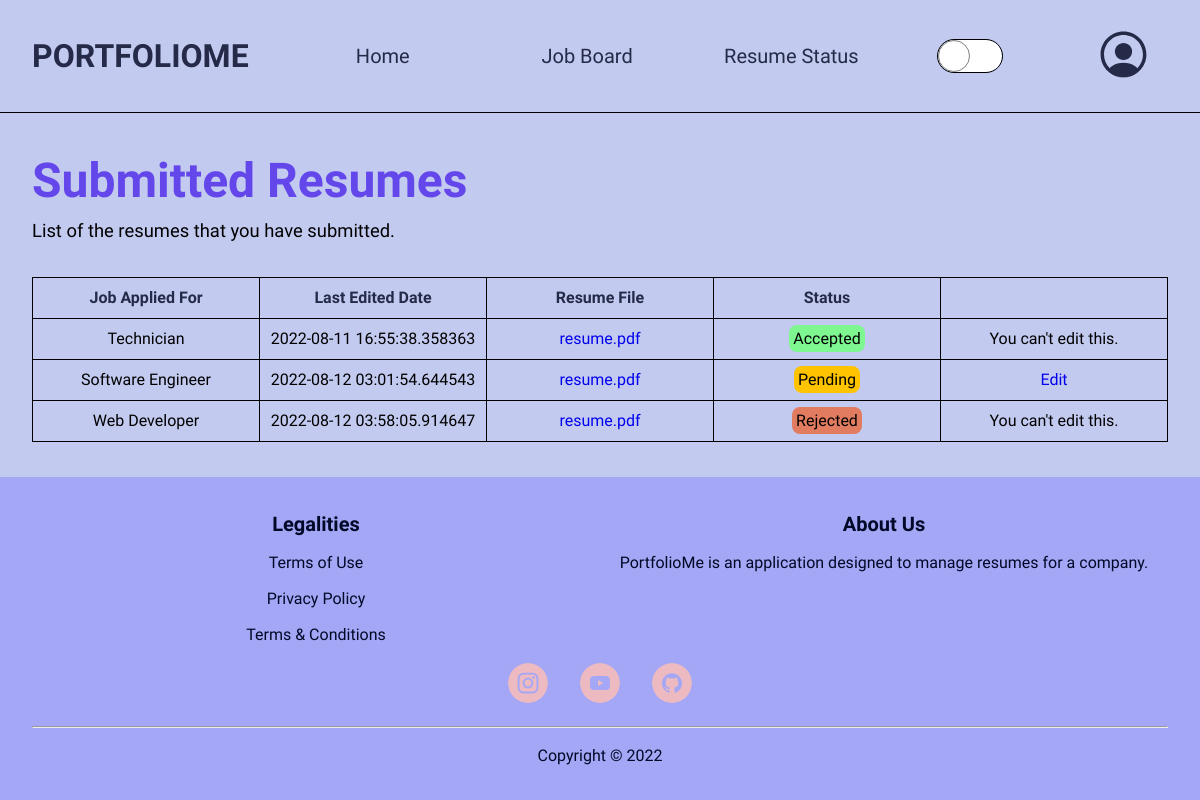
The page /resume_status (signed in) on the database its author committed.
### PortfolioMe/models.py (models this page shows, shortened)
class JobBoard(db.Model):
    __tablename__ = 'jobboard'
    id = db.Column(db.Integer, primary_key=True)
    name = db.Column(db.String(50), nullable=False)
    highlights = db.Column(db.String(200), nullable=False)
    description = db.Column(db.Text, nullable=False)
    department = db.Column(db.String(50), nullable=False)
    min_salary = db.Column(db.Float, nullable=False)
    max_salary = db.Column(db.Float, nullable=False)
    position_level = db.Column(db.String(20), nullable=False)
    years_of_experience = db.Column(db.String(10), nullable=False)
    job_type = db.Column(db.String(10), nullable=False)
    specializations = db.Column(db.String(50), nullable=False)
    job_image = db.Column(db.String(50), nullable=False)
    resumes_submitted_list = db.relationship(
        'Resume', backref='associated_job_board', lazy=True)

class Resume(db.Model):
    __tablename__ = 'resume'
    id = db.Column(db.Integer, primary_key=True)
    applicant_details = db.Column(db.Text, unique=False, nullable=False)
    date_edited = db.Column(db.DateTime, unique=False, nullable=False,
                            default=datetime.utcnow)
    is_bookmarked = db.Column(db.Boolean, unique=False,
                              nullable=False, default=False)
    is_hired = db.Column(db.Boolean, unique=False,
                         nullable=False, default=False)
    status = db.Column(db.String(20), unique=False,
                       nullable=False, default="Pending")
    image = db.Column(db.String(50), unique=False, nullable=False)
    additional_documents = db.Column(db.Text, unique=False, default="")
    applicant_id = db.Column(db.Integer, db.ForeignKey(
        'applicant.id'), nullable=False)
    job_id = db.Column(db.Integer, db.ForeignKey(
        'jobboard.id'), nullable=False)
    resume_details_ref = db.relationship(
        'Resume_Details', backref='associated_resume', uselist=False)

### PortfolioMe/client/routes.py (the view)
@client.route("/resume_status")
@login_required
def resume_status():
    resumes = Resume.query.filter_by(applicant_id=current_user.id).all()
    jobs = JobBoard.query.filter(JobBoard.resumes_submitted_list.any(
        applicant_id=current_user.id)).all()
    return render_template("client/resume_status.html", resumes=resumes, jobs=jobs)

### PortfolioMe/models.py (called while the page is built)
@login_manager.user_loader
def load_user(user_id):
    applicant = Applicant.query.get(int(user_id))
    if applicant.status != "Active":
        return None and logout_user
    return applicant

### PortfolioMe/templates/client/resume_status.html (shortened to what this page needs)
{% extends "layout/base.html" %}  {% block css %}
<link
    rel="stylesheet"
    href="{{ url_for('static', filename='css/client/resume_status.css') }}"
/>{% endblock %} {% block content %}
<main class="resume-list-container">
    <div class="resume-list-header">
        <h1>Submitted Resumes</h1>
        <p>List of the resumes that you have submitted.</p>
    </div>
    <div class="table-container">
        <table>
            <thead>
                <tr>
                    <th>Job Applied For</th>
                    <th>Last Edited Date</th>
                    <th>Resume File</th>
                    <th>Status</th>
                    <th></th>
                </tr>
            </thead>
            {% if resume is not none %} {% for resume in resumes %}
            <tbody>
                <tr>
                    <td>
                        {% for job in jobs %} {% if job.id == resume.job_id %}
                        {{ job.name }} {% endif %} {% endfor %}
                    </td>
                    <td>{{ resume.date_edited }}</td>
                    <td>
                        <a
                            href="{{ url_for('static', filename='resumes/' + resume.image) }}"
                            target="_blank"
                            >resume.pdf</a
                        >
                    </td>
                    <td>
                        {% if resume.status == "Accepted" %}
                        <span style="background-color: hsl(var(--green))"
                            >Accepted</span
                        >
                        {% elif resume.status == "Rejected" %}
                        <span style="background-color: hsl(var(--red))"
                            >Rejected</span
                        >
                        {% elif resume.status == "Pending" %}
                        <span style="background-color: hsl(var(--yellow))"
                            >Pending</span
                        >
                        {% elif resume.status == "Keep In View" %}
                        <span style="background-color: hsl(var(--accent-blue))"
                            >Keep In View</span
                        >
                        {% endif %}
                    </td>
                    <td>
                        {% if resume.status == "Pending" %}
                        <a
                            class="edit-resume-details-btn"
                            target="_blank"
                            href="{{ url_for('client.upload_resume_details', job_id=resume.job_id, resume_details_id=resume.resume_details_ref.id) }}"
                            >Edit</a
                        >
                        {% else %} You can't edit this. {% endif %}
                    </td>
                </tr>
            </tbody>
            {% endfor %} {% endif %}
        </table>
    </div>
</main>
{% endblock %}

### PortfolioMe/templates/layout/base.html (shortened to what this page needs)
<!DOCTYPE html>
<html lang="en">
    <head>
        <link
            rel="stylesheet"
            href="{{ url_for('static', filename='css/layout/base.css') }}"
        />
        <link
            rel="stylesheet"
            href="{{ url_for('static', filename='css/layout/reset.css') }}"
        />
        {% block css %} {% endblock %}
    </head>
    <body>
        <header>
            <div class="logo">
                <a href="{{ url_for('main.home') }}">PortfolioMe</a>
            </div>
            <nav class="navigation-bar">
                <ul>
                    {% if current_user.is_authenticated %}
                    <li>
                        <a href="{{ url_for('main.home') }}">Home</a>
                    </li>
                    <li>
                        <a href="{{ url_for('client.job_board') }}"
                            >Job Board</a
                        >
                    </li>
                    <li>
                        <a href="{{ url_for('client.resume_status') }}"
                            >Resume Status</a
                        >
                    </li>
                    {% endif %}
                </ul>
            </nav>
            <div class="toggle-dark-light-mode">
            </div>
            {% if current_user.is_authenticated %}
            <div class="profile-container">
                <button id="profile">
                </button>
            </div>
            {% else %}
            <div class="authentication-box">
                <a href="{{ url_for('auth.login') }}" class="login-btn"
                    >Login</a
                >
            </div>
            {% endif %}
        </header>
        {% block content %} {% endblock %}
        <footer>
            <div class="legalities">
                <h4>Legalities</h4>
                <a href="#">Terms of Use</a>
                <a href="#">Privacy Policy</a>
                <a href="#">Terms &amp; Conditions</a>
            </div>
            <div class="about-us">
                <h4>About Us</h4>
                <p>
                    PortfolioMe is an application designed to manage resumes for
                    a company.
                </p>
            </div>
            <div class="icons">
                <a href="#"
                    >
                </a>
                <a href="#"
                    >
                </a>
                <a href="#"
                    >
                </a>
            </div>
            <hr />
            <div class="copyright">Copyright &copy; 2022</div>
        </footer>
    </body>
</html>

### PortfolioMe/static/css/layout/base.css (style rules this page uses)
body { display: grid; grid-template-rows: auto 1fr auto; }
header { background-color: hsl(var(--light-blue)); display: grid; grid-template-columns: 1fr 4fr 1fr 1fr; border-bottom: 1px solid black; }
.logo { padding: 2em; }
.logo > a { font-size: 2rem; text-transform: uppercase; color: hsl(var(--dark-blue)); font-weight: 700; }
.navigation-bar > ul { display: flex; justify-content: space-around; align-items: center; height: 100%; list-style: none; }
.navigation-bar li { position: relative; width: 100%; height: 100%; }
.navigation-bar li::after { content: ''; display: block; height: 3px; width: 0; background-color: hsl(var(--dark-blue)); position: absolute; bottom: 0; transition: width 200ms ease-in-out; }
.navigation-bar a { font-size: 1.25rem; color: hsl(var(--dark-blue)); font-weight: 500; width: 100%; height: 100%; display: flex; justify-content: center; align-items: center; }
.toggle-dark-light-mode { display: flex; justify-content: center; align-items: center; }
.toggle-dark-light-mode { user-select: none; }
:root { --width: 4rem; }
.profile-container { display: grid; place-items: center; }
.profile-container > button { border-radius: 100%; outline: none; background-color: transparent; border: none; cursor: pointer; position: relative; }
footer { display: grid; grid-template-columns: repeat(2, 1fr); grid-template-areas: 'Legalities AboutUs' 'Icons Icons' 'Lining Lining' 'Copyright Copyright'; row-gap: 1rem; background-color: hsl(237, 80%, 80%); color: hsl(var(--pure-white)); padding: 2rem; }
footer .legalities, footer .about-us { display: flex; flex-direction: column; align-items: center; row-gap: 0.75rem; }
.legalities { grid-area: Legalities; }
.about-us { grid-area: AboutUs; }
.legalities h4, .about-us h4 { font-size: 1.25rem; }
.legalities h4, .about-us h4, .legalities a, .about-us p, .copyright { color: hsl(var(--blue-shade)); }
footer .icons, footer .copyright { display: flex; justify-content: center; column-gap: 2rem; }
.icons { grid-area: Icons; }
.icons svg { border-radius: 100%; }
.copyright { grid-area: Copyright; }
footer hr { grid-area: Lining; }

### PortfolioMe/static/css/client/resume_status.css (style rules this page uses)
.resume-list-container { background-color: hsl(var(--light-blue)); padding: 2rem; }
.resume-list-header h1 { color: hsl(var(--accent-blue)); font-size: 3rem; }
.resume-list-header p { font-size: 1.15rem; }
.table-container { margin-top: 2rem; }
table { width: 100%; table-layout: fixed; }
table, th, td { border: 1px solid black; border-collapse: collapse; }
th, td { padding: 0.5rem; }
th { color: hsl(var(--dark-blue)); }
td:first-child { overflow: hidden; white-space: nowrap; text-overflow: ellipsis; }
td { text-align: center; }
td span { padding: 0.25rem; border-radius: 0.5rem; }

### rows shown on the page
Resume: date_edited "2022-08-11 16:55:38.358363", status "Accepted"
JobBoard: name "Technician"
Resume: date_edited "2022-08-12 03:01:54.644543", status "Pending"
JobBoard: name "Software Engineer"
Resume: date_edited "2022-08-12 03:58:05.914647", status "Rejected"
JobBoard: name "Web Developer"
